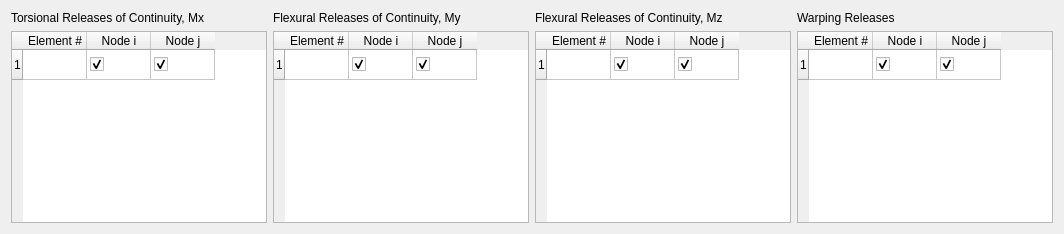
          <widget class="QWidget" name="tab_4">
           <attribute name="title">
            <string>Flexural and / or Warping Releases</string>
           </attribute>
           <layout class="QHBoxLayout" name="horizontalLayout_8">
            <item>
             <layout class="QGridLayout" name="gridLayout">
              <item row="1" column="3">
               <widget class="QTableWidget" name="Warping_Release">
                <attribute name="horizontalHeaderDefaultSectionSize">
                 <number>64</number>
                </attribute>
                <row>
                 <property name="text">
                  <string>1</string>
                 </property>
                </row>
                <column>
                 <property name="text">
                  <string>Element #</string>
                 </property>
                </column>
                <column>
                 <property name="text">
                  <string>Node i</string>
                 </property>
                </column>
                <column>
                 <property name="text">
                  <string>Node j</string>
                 </property>
                </column>
                <item row="0" column="1">
                 <property name="checkState">
                  <enum>Checked</enum>
                 </property>
                </item>
                <item row="0" column="2">
                 <property name="checkState">
                  <enum>Checked</enum>
                 </property>
                </item>
               </widget>
              </item>
              <item row="0" column="3">
               <widget class="QLabel" name="Warping_text">
                <property name="text">
                 <string>Warping Releases</string>
                </property>
               </widget>
              </item>
              <item row="1" column="0">
               <widget class="QTableWidget" name="Torsional_Release">
                <attribute name="horizontalHeaderDefaultSectionSize">
                 <number>64</number>
                </attribute>
                <row>
                 <property name="text">
                  <string>1</string>
                 </property>
                </row>
                <column>
                 <property name="text">
                  <string>Element #</string>
                 </property>
                </column>
                <column>
                 <property name="text">
                  <string>Node i</string>
                 </property>
                </column>
                <column>
                 <property name="text">
                  <string>Node j</string>
                 </property>
                </column>
                <item row="0" column="1">
                 <property name="text">
                  <string/>
                 </property>
                 <property name="checkState">
                  <enum>Checked</enum>
                 </property>
                </item>
                <item row="0" column="2">
                 <property name="checkState">
                  <enum>Checked</enum>
                 </property>
                </item>
               </widget>
              </item>
              <item row="0" column="1">
               <widget class="QLabel" name="My_release_text">
                <property name="text">
                 <string>Flexural Releases of Continuity, My </string>
                </property>
               </widget>
              </item>
              <item row="1" column="1">
               <widget class="QTableWidget" name="My_release">
                <attribute name="horizontalHeaderDefaultSectionSize">
                 <number>64</number>
                </attribute>
                <row>
                 <property name="text">
                  <string>1</string>
                 </property>
                </row>
                <column>
                 <property name="text">
                  <string>Element #</string>
                 </property>
                </column>
                <column>
                 <property name="text">
                  <string>Node i</string>
                 </property>
                </column>
                <column>
                 <property name="text">
                  <string>Node j</string>
                 </property>
                </column>
                <item row="0" column="1">
                 <property name="checkState">
                  <enum>Checked</enum>
                 </property>
                </item>
                <item row="0" column="2">
                 <property name="checkState">
                  <enum>Checked</enum>
                 </property>
                </item>
               </widget>
              </item>
              <item row="1" column="2">
               <widget class="QTableWidget" name="Mz_release">
                <attribute name="horizontalHeaderDefaultSectionSize">
                 <number>64</number>
                </attribute>
                <row>
                 <property name="text">
                  <string>1</string>
                 </property>
                </row>
                <column>
                 <property name="text">
                  <string>Element #</string>
                 </property>
                </column>
                <column>
                 <property name="text">
                  <string>Node i</string>
                 </property>
                </column>
                <column>
                 <property name="text">
                  <string>Node j</string>
                 </property>
                </column>
                <item row="0" column="1">
                 <property name="checkState">
                  <enum>Checked</enum>
                 </property>
                </item>
                <item row="0" column="2">
                 <property name="checkState">
                  <enum>Checked</enum>
                 </property>
                </item>
               </widget>
              </item>
              <item row="0" column="0">
               <widget class="QLabel" name="Torsional_release_text">
                <property name="text">
                 <string>Torsional Releases of Continuity, Mx</string>
                </property>
               </widget>
              </item>
              <item row="0" column="2">
               <widget class="QLabel" name="Mz_release_text">
                <property name="text">
                 <string>Flexural Releases of Continuity, Mz</string>
                </property>
               </widget>
              </item>
             </layout>
            </item>
           </layout>
          </widget>
